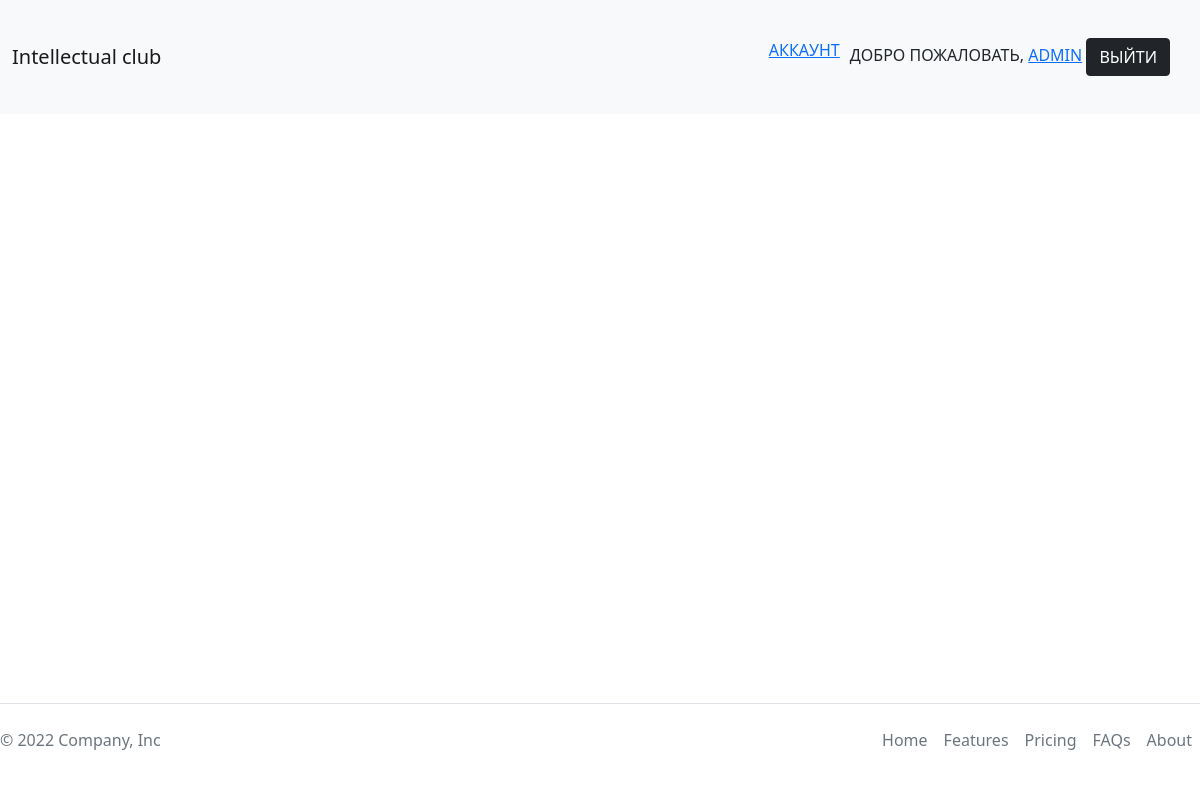
The page /posts (signed in) on the database as committed earlier.
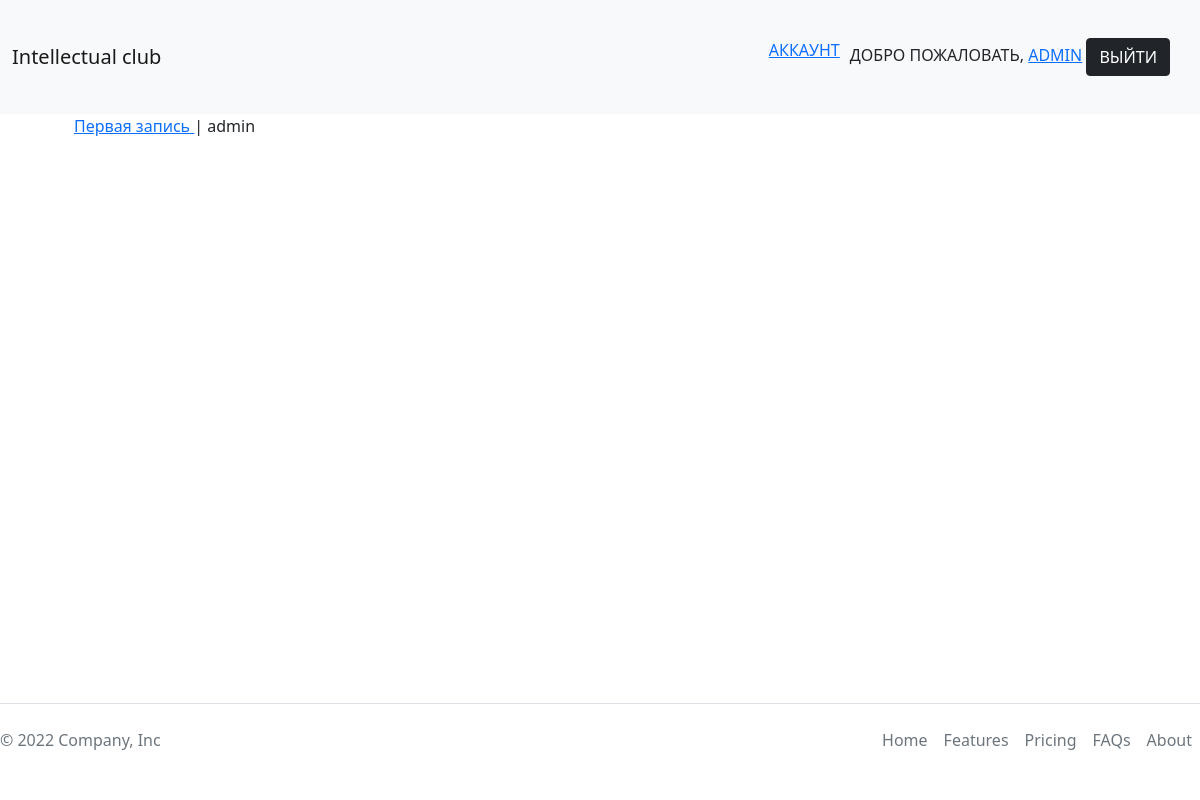
The same page on the database as committed later.
### theblog/models.py (models this page shows, shortened)
class Post(models.Model):
    title = models.CharField(max_length=255)
    author = models.ForeignKey(User, on_delete=models.CASCADE)
    body = models.TextField()

### theblog/views.py (the view)
# urls.py: path('posts', views.PostsView.as_view(), name='posts'),
class PostsView(ListView):
    model = Post
    template_name = 'theblog/posts.html'

### theblog/templates/theblog/posts.html
{% extends 'main/base.html' %}
{% block content %}
<div class="container">
    <ul>
        {% for post in object_list %}
        <li>
            <a href="{% url 'article_detail' post.pk %}">
                {{ post.title }}
            </a>
            | {{ post.author }}
            <br>
        </li>
        {% endfor %}
    </ul>
</div>
{% endblock %}

Rows that differ between the two databases and show on the page:
added Post: title "Первая запись", author "admin"
